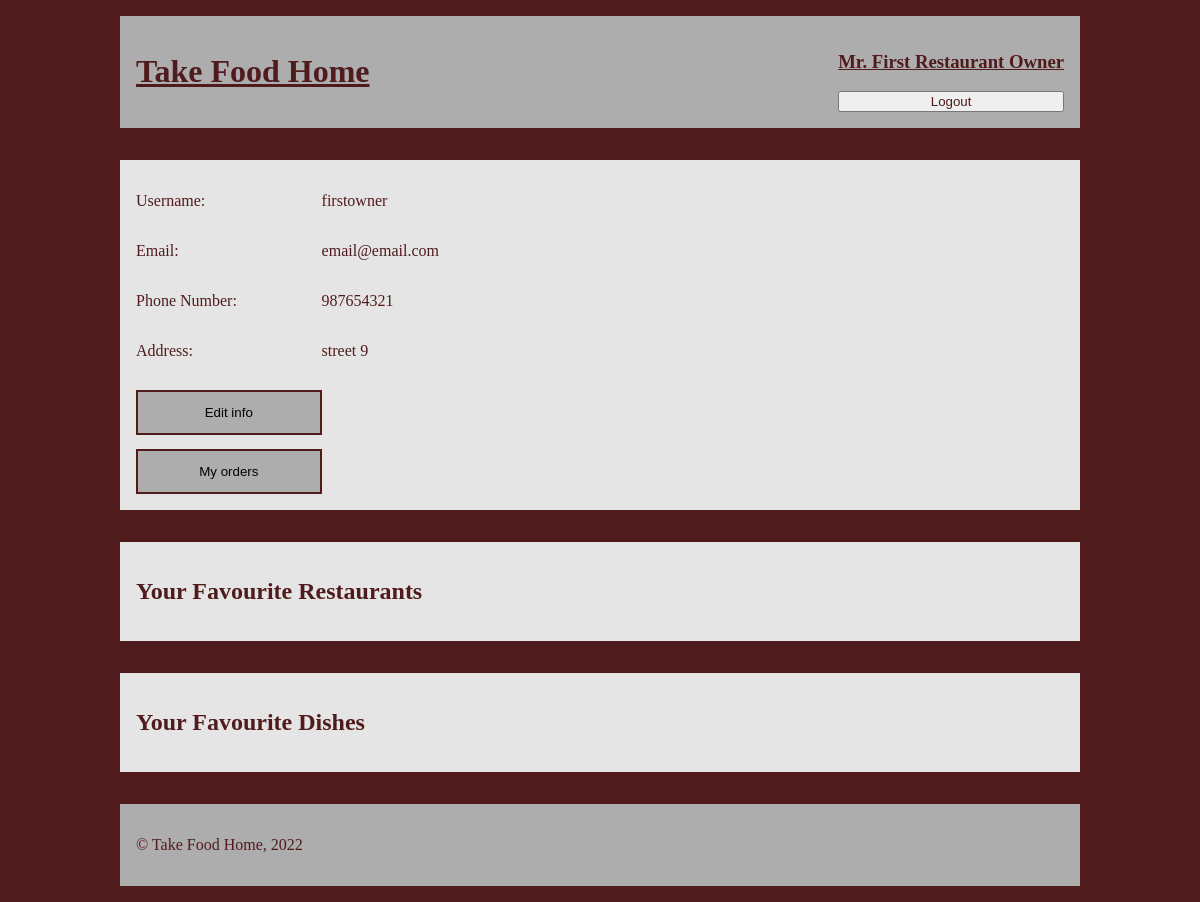
The page /user-info-page.php (signed in) on the database its author committed.
### tables this page shows
CREATE TABLE User(
    userID          INTEGER PRIMARY KEY,
    username        VARCHAR(16) UNIQUE NOT NULL,
    password        VARCHAR(40) NOT NULL,
    name            VARCHAR(32) NOT NULL,
    email           TEXT NOT NULL,
    phoneNumber     CHAR(9) NOT NULL,
    address         TEXT NOT NULL,
    owner           BOOLEAN DEFAULT 0,
    courier         BOOLEAN DEFAULT 0
);

### user-info-page.php (called while the page is built, shortened)
<?php
    require_once('php/output-functions/user-info/draw-user-info.php');
    require_once('php/output-functions/draw-header.php');
    require_once('php/output-functions/draw-footer.php');
    outputUserInfo();
?>

### database/data-fetching/user.php (called while the page is built, shortened)
<?php
    function getUserbyID($db, $id) {
        $stmt = $db->prepare(
            'SELECT * FROM User
            WHERE userID = :id'
        );
        $stmt->bindParam(':id',$id);
        $stmt->execute();
        $user =$stmt->fetch();
        return $user;
    }
?>

### php/output-functions/user-info/draw-user-info.php (the view, shortened to what this page needs)
<?php
    function outputFavouriteRestaurants() {
        $favourites = getAllFavouriteRestaurants($db, $_SESSION['userID']); ?>
        <section id="favourite-restaurants">
            <article>
                <h2>Your Favourite Restaurants</h2>
            </article>
        </section>
    <?php
    }
    function outputFavouriteDishes() {
        $favourites = getAllFavouriteDishes($db, $_SESSION['userID']); ?>
        <section id="favourite-dishes">
            <article>
                <h2>Your Favourite Dishes</h2>
            </article>
        </section>
    <?php
    }
        $restaurants = getRestaurantbyOwner($db, $_SESSION['userID']); ?>
    <?php
    function outputUserInfo(){
        require_once('database/db-connection.php');
        require_once('database/data-fetching/user.php');
        $db = getDatabaseConnection('database/restaurants.db');
        $user = getUserbyId($db,$_SESSION['userID']); ?>
        <main>
            <section id="userInfo">
                <p>Username:</p>
                <p> <?=$user['username']?></p>
                <p>Email:</p>
                <p> <?=$user['email']?></p>
                <p>Phone Number:</p>
                <p><?=$user['phoneNumber']?></p>
                <p>Address:</p>
                <p><?=$user['address']?></p>
                <button class="button" type="button" onclick="location.href='../user-info-edit-page.php'">Edit info</button>
                <button class="button" id="user-order-button" type="button" onclick="location.href='../user-orders-page.php'">My orders</button>
            </section>
            <?php
            outputFavouriteRestaurants();
            outputFavouriteDishes();
            ?>
        </main>
   <?php
   }
?>

### css/style.css (style rules this page uses)
body { --main-color: #501B1D; --background-color: #E5E5E5; --secondary-color: #ADADAD; width: 60em; margin: 1em auto; background-color: var(--main-color); }
.button { background-color: var(--secondary-color); color: black; border: 2px solid var(--main-color); padding: 1em 0em; text-align: center; margin-top: 1em; min-width: 20%; max-height: 3.5em; }
p { word-break: normal; }
main { background-color: var(--main-color); color: var(--main-color); }
main article { background-color: var(--background-color); padding: 1em; margin: 2em 0em; width: auto; overflow: auto; word-break: break-all; }
#user-order-button { grid-column-start: 1; }
#userInfo { display: grid; grid-template-columns: 20% auto; background-color: var(--background-color); margin: 2em 0em; padding: 1em; }

### rows shown on the page
user: username "firstowner", email "email@email.com", phoneNumber "987654321", address "street 9"

### other values the page prints
$_SESSION['name'] "Mr. First Restaurant Owner"
